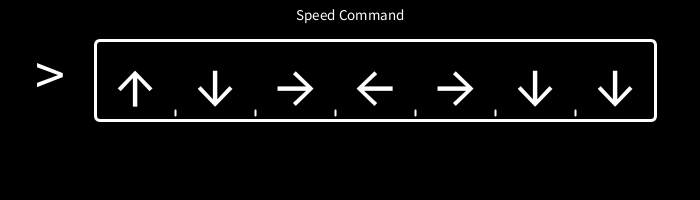
Frame 1 (no input)
Frame 60 (the mouse pressed at the canvas centre just before this capture): identical to frame 1, image omitted
Frame 120 (the mouse held since frame 60 and released just before this capture): identical to frame 1, image omitted

The Processing sketch that drew this single still picture (run headless with seeded random() and noise(); from frame 60 on, the mouse is pressed at the canvas centre):

// Processing sketch: game5
// ── game5.pde
float a=random(1,5);
int c1=int(a);
float b=random(1,5);
int c2=int(b);
float c=random(1,5);
int c3=int(c);
float d=random(1,5);
int c4=int(d);
float e=random(1,5);
int c5=int(e);
float f=random(1,5);
int c6=int(f);
float g=random(1,5);
int c7=int(g);
int count=0;
int GOC=0;


void setup(){
  size(700,200);
  rectMode(CENTER);
  textAlign(CENTER);
}
void draw(){ 
  background(0);
  noFill();strokeWeight(3);stroke(255);
  rect(width/2+25,height/2-20,560,80,5);
  dots();
  textSize(15); text("Speed Command",width/2,20);
  //textSize(15); text("Press SpaceKey To Start Game",width/2,20);
  textSize(60); text(">",50,height/2-5);
  Discom1();Discom2();Discom3();Discom4();Discom5();Discom6();Discom7();
  println("count="+count);
  println("GOC="+GOC);
}

void dots(){
  strokeWeight(2);
  line(175,height/2+10,175,height/2+15);
  line(255,height/2+10,255,height/2+15);
  line(335,height/2+10,335,height/2+15);
  line(415,height/2+10,415,height/2+15);
  line(495,height/2+10,495,height/2+15);
  line(575,height/2+10,575,height/2+15);
  line(655,height/2+10,655,height/2+15);
}

void Discom1(){
  textSize(65);
  //println(c1);
  if(c1==1){
    text("←",135,height/2+5);
  }else if(c1==2){
    text("↓",135,height/2+5);
  }else if(c1==3){
    text("↑",135,height/2+5);
  }else if(c1==4){
    text("→",135,height/2+5);
  }
}
void Discom2(){
  textSize(65);
  if(c2==1){
    text("←",215,height/2+5);
  }else if(c2==2){
    text("↓",215,height/2+5);
  }else if(c2==3){
    text("↑",215,height/2+5);
  }else if(c2==4){
    text("→",215,height/2+5);
  }
}
void Discom3(){
  textSize(65);
  if(c3==1){
    text("←",295,height/2+5);
  }else if(c3==2){
    text("↓",295,height/2+5);
  }else if(c3==3){
    text("↑",295,height/2+5);
  }else if(c3==4){
    text("→",295,height/2+5);
  }
}
void Discom4(){
  textSize(65);
  if(c4==1){
    text("←",375,height/2+5);
  }else if(c4==2){
    text("↓",375,height/2+5);
  }else if(c4==3){
    text("↑",375,height/2+5);
  }else if(c4==4){
    text("→",375,height/2+5);
  }
}
void Discom5(){
  textSize(65);
  if(c5==1){
    text("←",455,height/2+5);
  }else if(c5==2){
    text("↓",455,height/2+5);
  }else if(c5==3){
    text("↑",455,height/2+5);
  }else if(c5==4){
    text("→",455,height/2+5);
  }
}
void Discom6(){
  textSize(65);
  if(c6==1){
    text("←",535,height/2+5);
  }else if(c6==2){
    text("↓",535,height/2+5);
  }else if(c6==3){
    text("↑",535,height/2+5);
  }else if(c6==4){
    text("→",535,height/2+5);
  }
}
void Discom7(){
  textSize(65);
  if(c7==1){
    text("←",615,height/2+5);
  }else if(c7==2){
    text("↓",615,height/2+5);
  }else if(c7==3){
    text("↑",615,height/2+5);
  }else if(c7==4){
    text("→",615,height/2+5);
  }
}

void keyReleased(){
  if((count==0)&&(key=='j')&&(c1==1)){
    count++;
  }else if((count==0)&&((key=='k')||(key=='i')||(key=='l'))&&(c1==1)){
    GOC++;
  }
  if((count==0)&&(key=='k')&&(c1==2)){
    count++;
  }else if((count==0)&&((key=='j')||(key=='i')||(key=='l'))&&(c1==2)){
    GOC++;
  }
  if((count==0)&&(key=='i')&&(c1==3)){
    count++;
  }else if((count==0)&&((key=='k')||(key=='j')||(key=='l'))&&(c1==3)){
    GOC++;
  }
  if((count==0)&&(key=='l')&&(c1==4)){
    count++;
  }else if((count==0)&&((key=='k')||(key=='i')||(key=='j'))&&(c1==4)){
    GOC++;
  }
  
  if((count==1)&&(key=='j')&&(c2==1)){
    count++;
  }else if((count==1)&&((key=='k')||(key=='i')||(key=='l'))&&(c2==1)){
    GOC++;
  }
  if((count==1)&&(key=='k')&&(c2==2)){
    count++;
  }else if((count==1)&&((key=='j')||(key=='i')||(key=='l'))&&(c2==2)){
    GOC++;
  }
  if((count==1)&&(key=='i')&&(c2==3)){
    count++;
  }else if((count==1)&&((key=='k')||(key=='j')||(key=='l'))&&(c2==3)){
    GOC++;
  }
  if((count==1)&&(key=='l')&&(c2==4)){
    count++;
  }else if((count==1)&&((key=='k')||(key=='i')||(key=='j'))&&(c2==4)){
    GOC++;
  }
  
  if((count==2)&&(key=='j')&&(c3==1)){
    count++;
  }else if((count==2)&&((key=='k')||(key=='i')||(key=='l'))&&(c3==1)){
    GOC++;
  }
  if((count==2)&&(key=='k')&&(c3==2)){
    count++;
  }else if((count==2)&&((key=='j')||(key=='i')||(key=='l'))&&(c3==2)){
    GOC++;
  }
  if((count==2)&&(key=='i')&&(c3==3)){
    count++;
  }else if((count==2)&&((key=='k')||(key=='j')||(key=='l'))&&(c3==3)){
    GOC++;
  }
  if((count==2)&&(key=='l')&&(c3==4)){
    count++;
  }else if((count==2)&&((key=='k')||(key=='i')||(key=='j'))&&(c3==4)){
    GOC++;
  }
  
  if((count==3)&&(key=='j')&&(c4==1)){
    count++;
  }else if((count==3)&&((key=='k')||(key=='i')||(key=='l'))&&(c4==1)){
    GOC++;
  }
  if((count==3)&&(key=='k')&&(c4==2)){
    count++;
  }else if((count==3)&&((key=='j')||(key=='i')||(key=='l'))&&(c4==2)){
    GOC++;
  }
  if((count==3)&&(key=='i')&&(c4==3)){
    count++;
  }else if((count==3)&&((key=='k')||(key=='j')||(key=='l'))&&(c4==3)){
    GOC++;
  }
  if((count==3)&&(key=='l')&&(c4==4)){
    count++;
  }else if((count==3)&&((key=='k')||(key=='i')||(key=='j'))&&(c4==4)){
    GOC++;
  }
  
  if((count==4)&&(key=='j')&&(c5==1)){
    count++;
  }else if((count==4)&&((key=='k')||(key=='i')||(key=='l'))&&(c5==1)){
    GOC++;
  }
  if((count==4)&&(key=='k')&&(c5==2)){
    count++;
  }else if((count==4)&&((key=='j')||(key=='i')||(key=='l'))&&(c5==2)){
    GOC++;
  }
  if((count==4)&&(key=='i')&&(c5==3)){
    count++;
  }else if((count==4)&&((key=='k')||(key=='j')||(key=='l'))&&(c5==3)){
    GOC++;
  }
  if((count==4)&&(key=='l')&&(c5==4)){
    count++;
  }else if((count==4)&&((key=='k')||(key=='i')||(key=='j'))&&(c5==4)){
    GOC++;
  }
  
  if((count==5)&&(key=='j')&&(c6==1)){
    count++;
  }else if((count==5)&&((key=='k')||(key=='i')||(key=='l'))&&(c6==1)){
    GOC++;
  }
  if((count==5)&&(key=='k')&&(c6==2)){
    count++;
  }else if((count==5)&&((key=='j')||(key=='i')||(key=='l'))&&(c6==2)){
    GOC++;
  }
  if((count==5)&&(key=='i')&&(c6==3)){
    count++;
  }else if((count==5)&&((key=='k')||(key=='j')||(key=='l'))&&(c6==3)){
    GOC++;
  }
  if((count==5)&&(key=='l')&&(c6==4)){
    count++;
  }else if((count==5)&&((key=='k')||(key=='i')||(key=='j'))&&(c6==4)){
    GOC++;
  }
  
  if((count==6)&&(key=='j')&&(c7==1)){
    count++;
  }else if((count==6)&&((key=='k')||(key=='i')||(key=='l'))&&(c7==1)){
    GOC++;
  }
  if((count==6)&&(key=='k')&&(c7==2)){
    count++;
  }else if((count==6)&&((key=='j')||(key=='i')||(key=='l'))&&(c7==2)){
    GOC++;
  }
  if((count==6)&&(key=='i')&&(c7==3)){
    count++;
  }else if((count==6)&&((key=='k')||(key=='j')||(key=='l'))&&(c7==3)){
    GOC++;
  }
  if((count==6)&&(key=='l')&&(c7==4)){
    count++;
  }else if((count==6)&&((key=='k')||(key=='i')||(key=='j'))&&(c7==4)){
    GOC++;
  }
}
